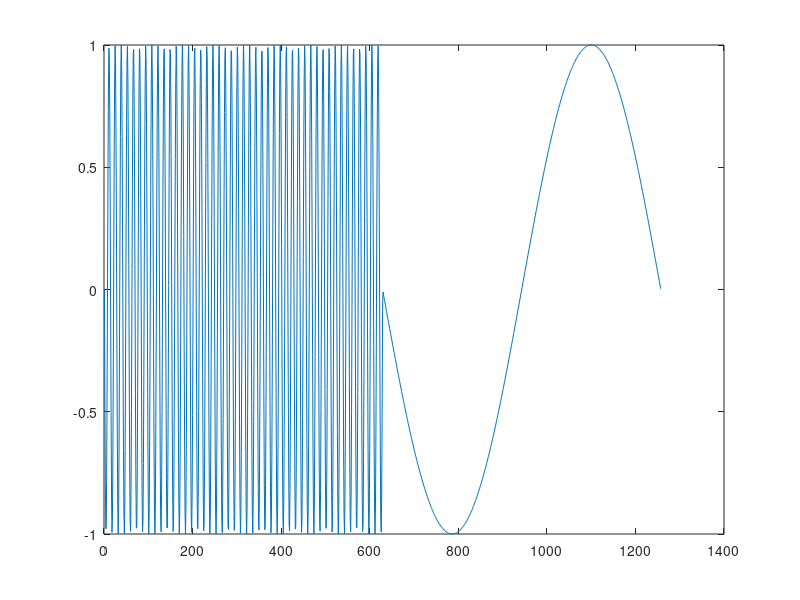

This figure's MATLAB source: (Note: this script raises an error after producing the figure.)
%%% quantisation tester

clc
clear all
close all
fc=30e9;
kk=0:0.01:2*pi;
B=sin(fc*kk);
kk1=2*pi+.01:0.01:4*pi
C=-sin(kk1);
D=[B C]

plot(D)
adc([-1,1],1,D)